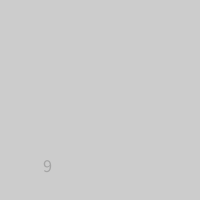
Frame 1 (no input)
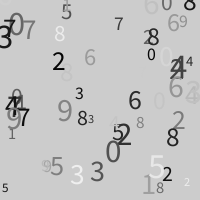
Frame 60 (the mouse pressed at the canvas centre just before this capture)
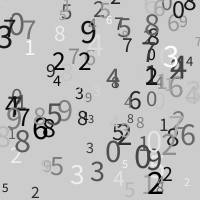
Frame 120 (the mouse held since frame 60 and released just before this capture)

The Processing sketch that drew these frames (run headless with seeded random() and noise(); from frame 60 on, the mouse is pressed at the canvas centre):

// Processing sketch: random_number
// ── random_number.pde
void setup() {
  size(200, 200);
}

void draw() {
  fill(random(256));
  textSize(random(12, 36));
  textAlign(CENTER);
  text(int(random(10)), random(width), random(height));
}
